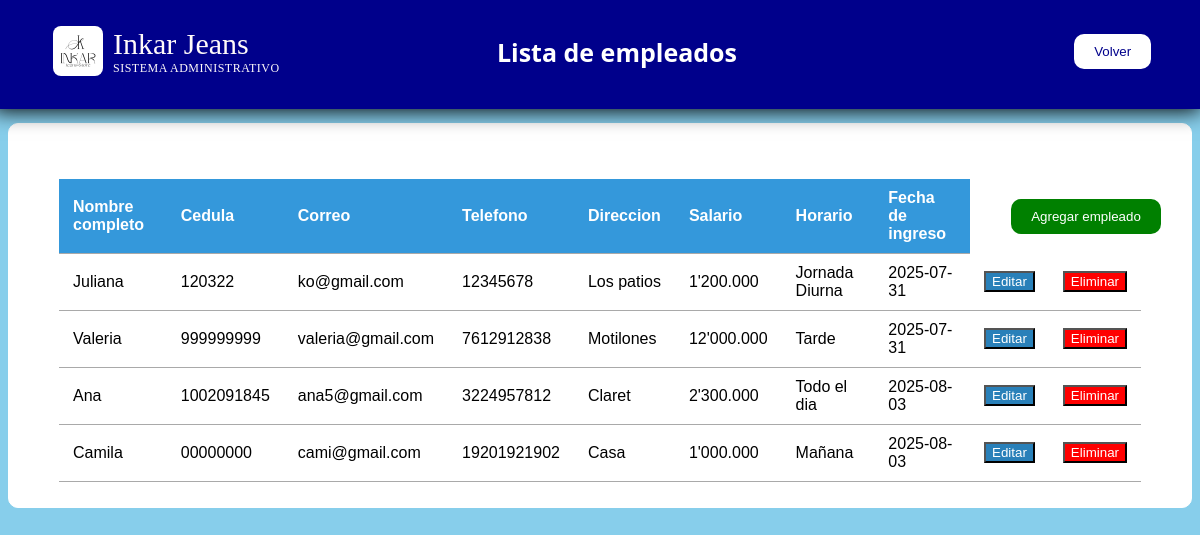
The page /empleados on the database as committed earlier.
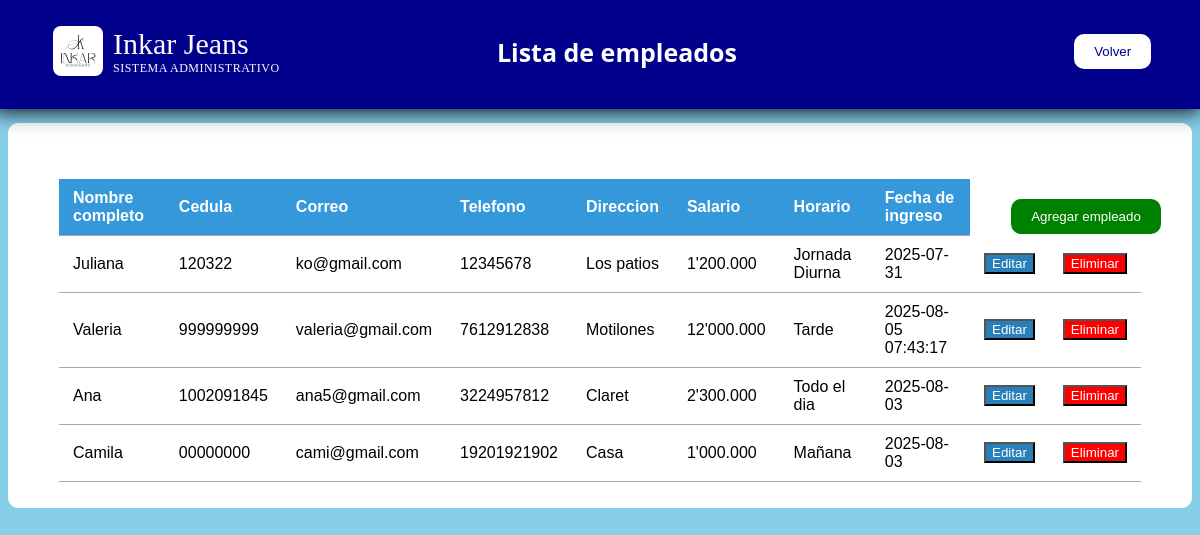
The same page on the database as committed later.
### app.py (models this page shows)
class Empleado(tablita):
    __tablename__="Empleados"
    id=Column(Integer, primary_key=True)
    nombre=Column(String(50), nullable=False)
    cedula=Column(String(50), nullable=False)
    correo=Column(String(50), nullable=False)
    telefono=Column(String(50), nullable=False)
    direccion=Column(String(50), nullable=False)
    salario=Column(String(50), nullable=False)
    horario=Column(String(50), nullable=False)
    fechaingreso=Column(String(50), default=datetime.now().strftime("%Y-%m-%d"))
    horas_trabajadas = relationship("HorasTrabajadas", back_populates="empleado", cascade="all, delete-orphan")

### app.py (the view)
@app.route('/empleados')
def empleados():
    lista_empleados=session.query(Empleado).all()
    return render_template('empleados.html', empleados=lista_empleados)

### templates/empleados.html (shortened to what this page needs)
<!DOCTYPE html>
<html>
    <head>
        <link rel="stylesheet" href="{{url_for('static', filename='empleados.css')}}">
    </head>
    <body>
        <div class="contenedor">
            <div class="logo">
                <img src="{{url_for('static', filename='imgs/logoInkar.jpg')}}">
                <div class="titu">
                    Inkar Jeans<br>
                    <span>SISTEMA ADMINISTRATIVO</span>
                </div>
            </div>
            <h2 class="texnav">Lista de empleados</h2>
            <a href="{{url_for('administracion')}}"><button class="botonvolver">Volver</button></a>
        </div>
        <section class="panel">
            <a href="{{url_for('agregar_empleado')}}"><button class="agregaremple">Agregar empleado</button></a>
            <table>
                <thead>
                    <tr>
                        <th>Nombre completo</th>
                        <th>Cedula</th>
                        <th>Correo</th>
                        <th>Telefono</th>
                        <th>Direccion</th>
                        <th>Salario</th>
                        <th>Horario</th>
                        <th>Fecha de ingreso</th>
                    </tr>
                </thead>
                <tbody>
                    {% for dato in empleados %}
                    <tr>
                        <td>{{dato.nombre}}</td>
                        <td>{{dato.cedula}}</td>
                        <td>{{dato.correo}}</td>
                        <td>{{dato.telefono}}</td>
                        <td>{{dato.direccion}}</td>
                        <td>{{dato.salario}}</td>
                        <td>{{dato.horario}}</td>
                        <td>{{dato.fechaingreso}}</td>
                        <td>
                            <a href="{{url_for('editar_empleado', id=dato.id)}}"><button>Editar</button></a>
                        </td>
                        <td>
                            <form method="POST" action="{{url_for('eliminar_empleado', id=dato.id)}}" onsubmit="return confirm('¿Seguro que quiere eliminar este empleado?');">
                                <button type="submit">Eliminar</button>
                            </form>
                        </td>
                    </tr>
                    {% endfor %}
                </tbody>
            </table>
        </section>
    </body>
</html>

Rows that differ between the two databases and show on the page:
changed Empleado "Valeria": fechaingreso "2025-07-31" → "2025-08-05 07:43:17"
